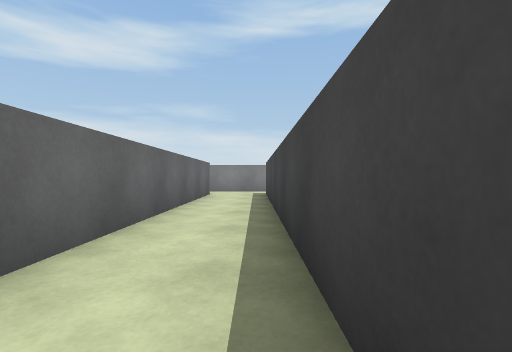
view 1 (above)

21 first-person views from a walk through a scene from a Unity 3-D project. The camera is 0.58 m above the floor, looks level and sees 85° across. The floor is counted in squares, 1 m on a side. Each view is taken from the middle of a square. On the plan, view 1 faces up. The plan holds only what a view shows up to about 9 squares ahead; the rest is blank. The player character is not drawn.

view 2
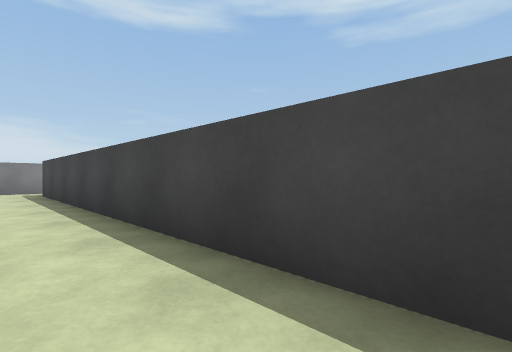

view 3
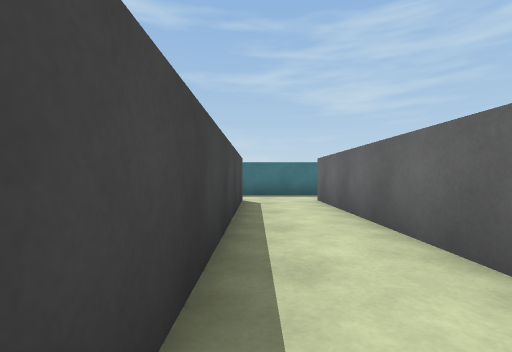

view 4
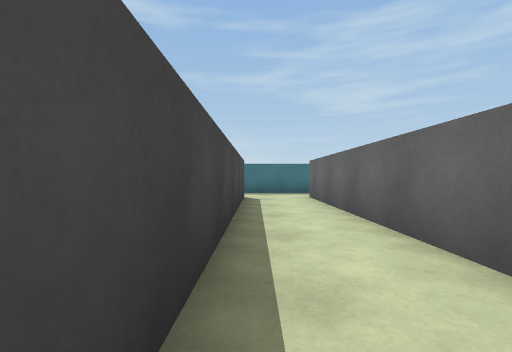

view 5
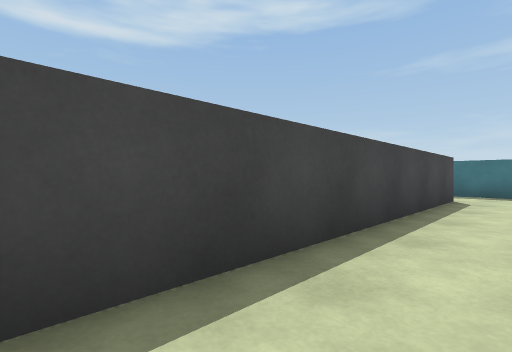

view 6
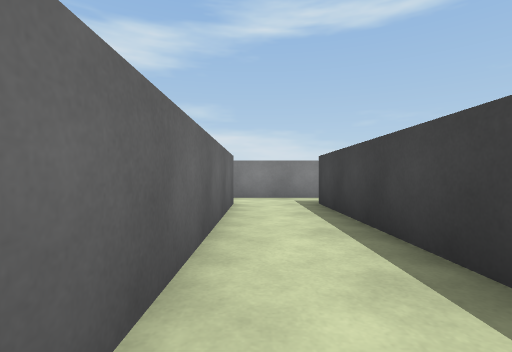

view 7
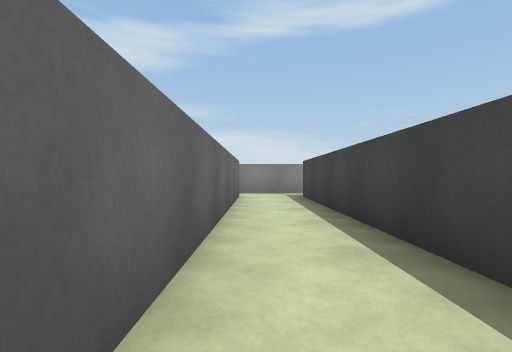

view 8
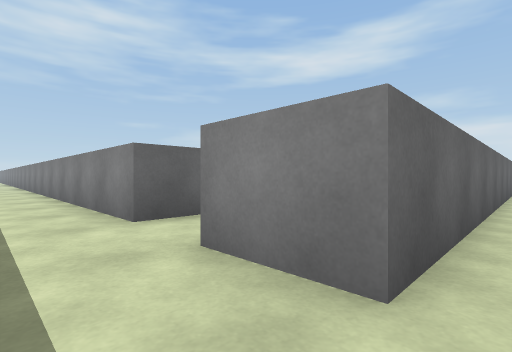

view 9
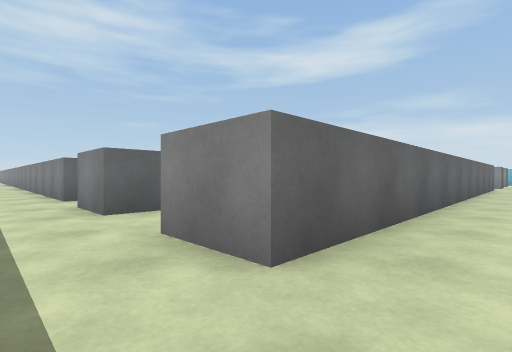

view 10
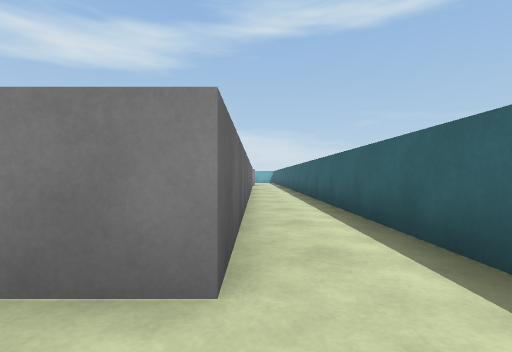

view 11
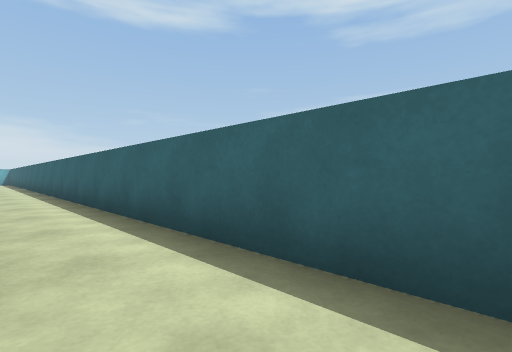

view 12
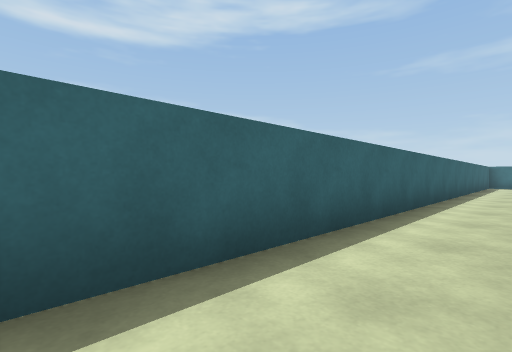

view 13
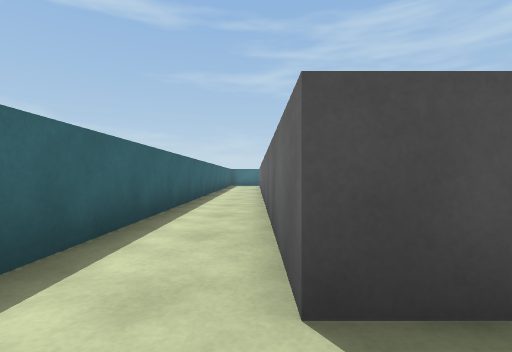

view 14
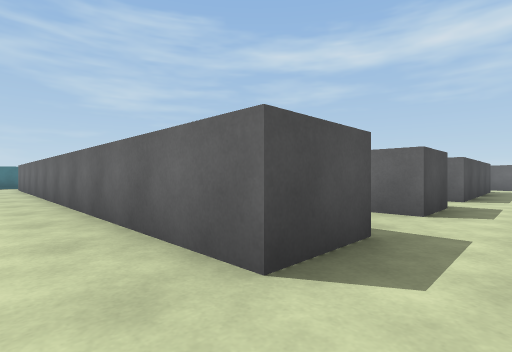

view 15
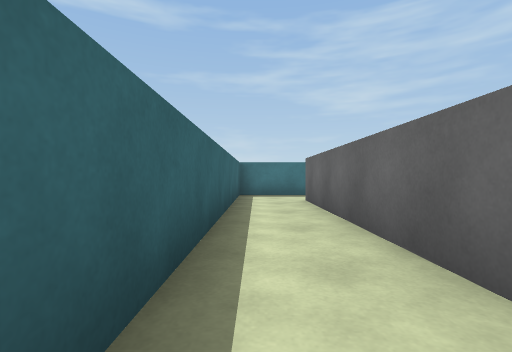

view 16
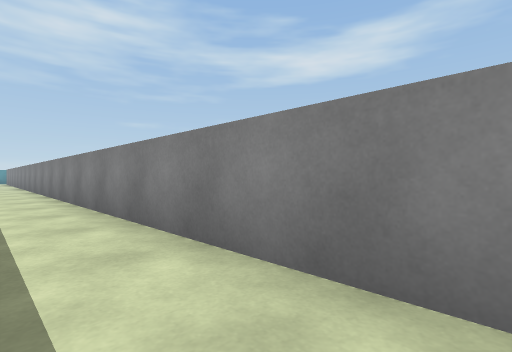

view 17
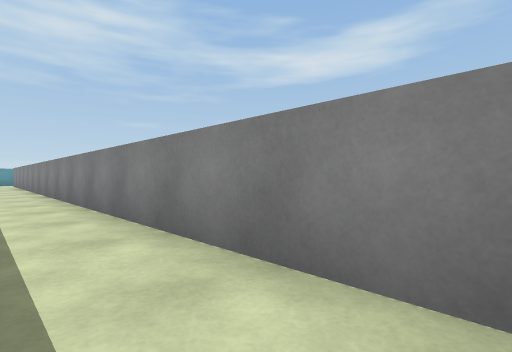

view 18
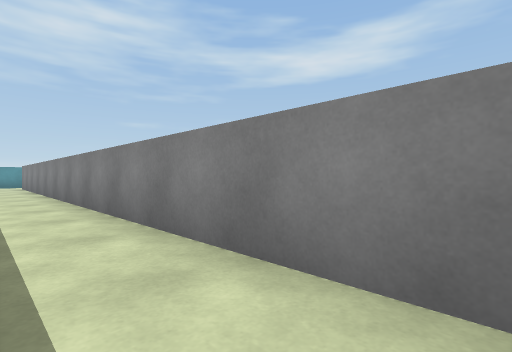

view 19
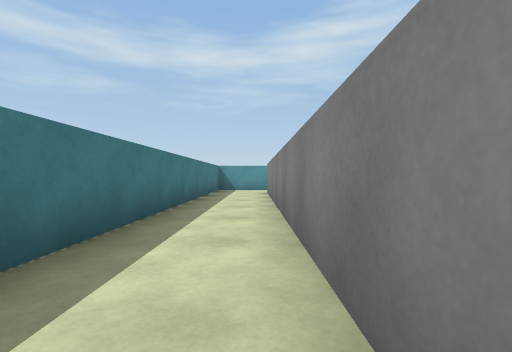

view 20
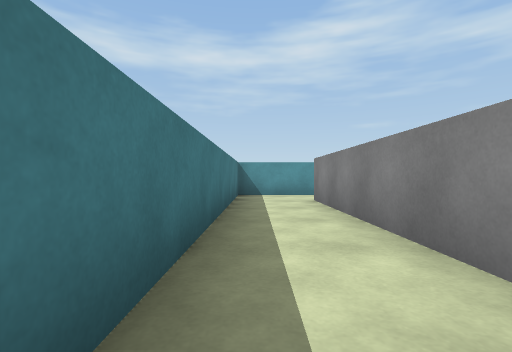

view 21
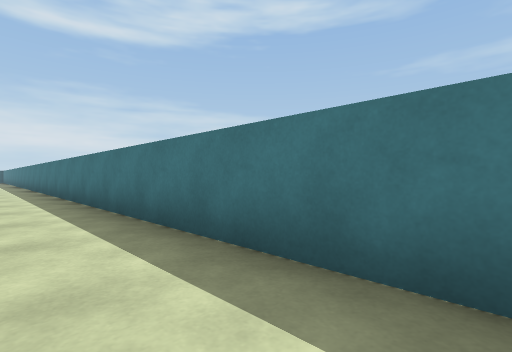

### Floor plan
Points are (right, up) in squares from view 1. A wall is a line through its corners. A room is listed if a view was taken in it or the views show most of it. See-through windows are left out.
Room 1 (views 1, 2, 3, 4, 5, 6, 7, 8)
walls: (0.3, -4.6) (0.3, 8.9); (-2, -6.5) (0.5, -6.5); (-1.5, 8.9) (-1.5, -4.6) (-3, -4.6); (0.8, 10.4) (-1.6, 10.4)
ways out: opening at (1.5, -5.5) to room 2; opening at (1.5, 9.5) to room 2; opening at (-2.5, -5.5) to room 3; opening at (-2.5, 10)
Room 2 (views 9, 10, 11, 12, 13, 14, 15)
walls: (0.3, 8.9) (1.8, 8.9) (1.8, -4.6) (0.3, -4.6); (0.5, -6.5) (3.5, -6.5) (3.5, 10)
ways out: opening at (1.5, -5.5) to room 1; opening at (1.5, 9.5) to room 1
Room 3 (views 16, 17, 18, 19, 20, 21)
walls: (-4.6, -4.6) (-32.8, -4.6); (-34.5, -4.2) (-34.5, -6.5) (-15.9, -6.5)
ways out: opening at (-2.5, -5.5) to room 1; opening at (-33.5, -3.5); opening at (-4, -3.5)

Where each view was taken, in squares from view 1:
view 1: 0 up, 0 right, facing up
view 2: 1 down, 1 left, facing up-right
view 3: 2 up, 0 right, facing down
view 4: 3 up, 0 right, facing down
view 5: 3 up, 1 left, facing down-right
view 6: 3 up, 1 left, facing up
view 7: 1 up, 1 left, facing up
view 8: 6 down, 1 left, facing up-left
view 9: 6 down, 3 right, facing up-left
view 10: 6 down, 2 right, facing up
view 11: 6 down, 2 right, facing up-right
view 12: 10 up, 2 right, facing down-right
view 13: 10 up, 2 right, facing down
view 14: 10 up, 3 right, facing down-left
view 15: 2 up, 3 right, facing down
view 16: 6 down, 8 left, facing up-left
view 17: 6 down, 13 left, facing up-left
view 18: 6 down, 17 left, facing up-left
view 19: 5 down, 23 left, facing left
view 20: 6 down, 26 left, facing left
view 21: 5 down, 27 left, facing down-right
